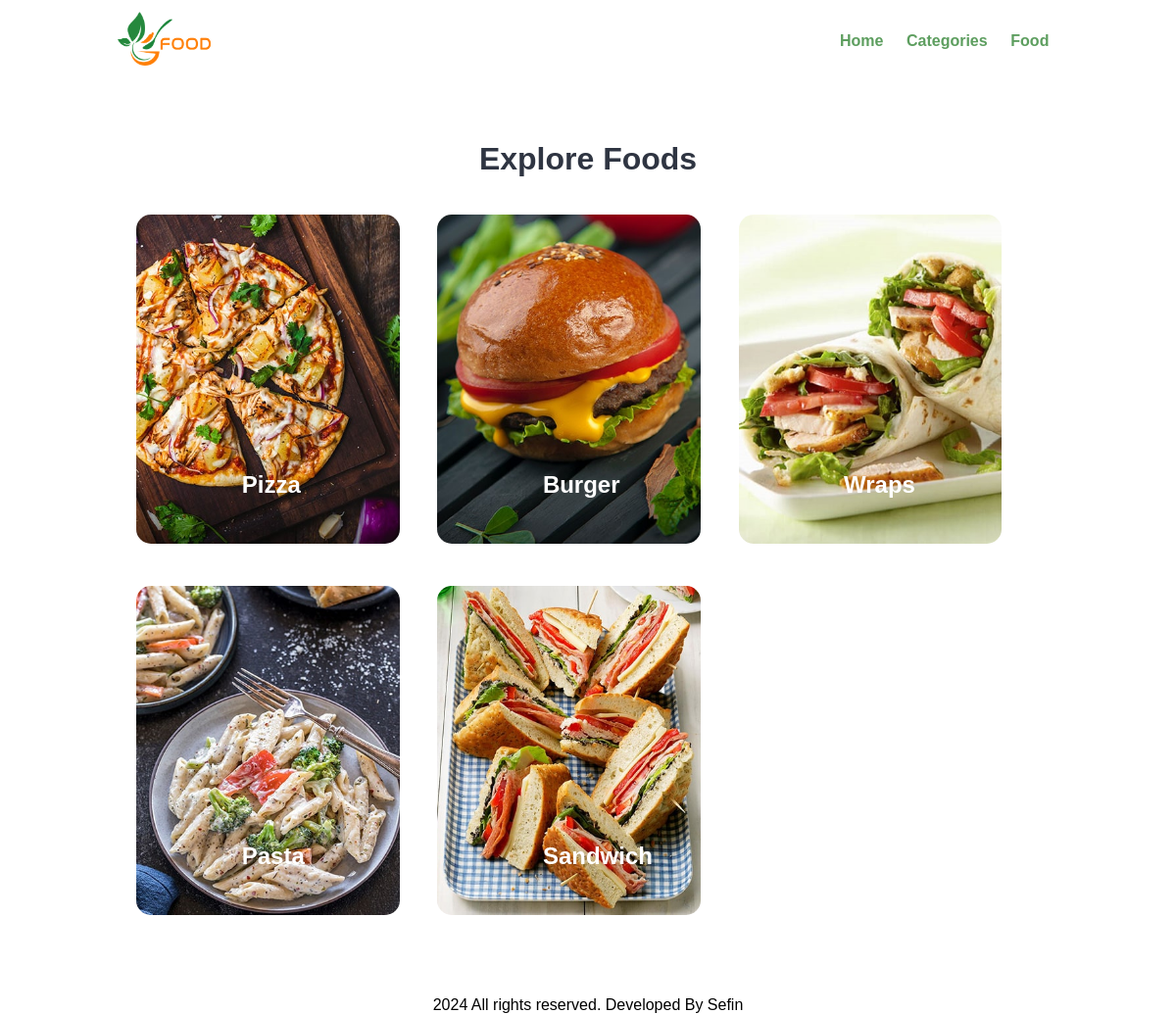
/categories.php, run on the app's committed database.
### tables this page shows
CREATE TABLE `tbl_category` (
  `id` int(10) UNSIGNED NOT NULL,
  `title` varchar(100) NOT NULL,
  `image_name` varchar(255) NOT NULL,
  `featured` varchar(10) NOT NULL,
  `active` varchar(10) NOT NULL
);

### categories.php (the view, shortened to what this page needs)
<?php include('partials-front/menu.php'); ?>
    <section class="categories">
        <div class="container">
            <h2 class="text-center">Explore Foods</h2>
            <?php
                $sql = "SELECT * FROM tbl_category WHERE active='Yes'";
                $res = mysqli_query($conn, $sql);
                $count = mysqli_num_rows($res);
                if($count>0)
                {
                    while($row=mysqli_fetch_assoc($res))
                    {
                        $id = $row['id'];
                        $title = $row['title'];
                        $image_name = $row['image_name'];
                        ?>
                        <a href="<?php echo SITEURL; ?>category-foods.php?category_id=<?php echo $id; ?>">
                            <div class="box-3 float-container">
                                <?php
                                    if($image_name=="")
                                    {
                                        echo "<div class='error'>Image not found.</div>";
                                    }
                                    else
                                    {
                                        ?>
                                        <img src="<?php echo SITEURL; ?>images/category/<?php echo $image_name; ?>" alt="Pizza" class="img-responsive img-curve">
                                        <?php
                                    }
                                ?>
                                <h3 class="float-text text-white"><?php echo $title; ?></h3>
                            </div>
                        </a>
                        <?php
                    }
                }
                else
                {
                    echo "<div class='error'>Category not found.</div>";
                }
            ?>
        </div>
    </section>
    <?php include('partials-front/footer.php'); ?>

### css/style.css (style rules this page uses)
* { margin: 0 0; padding: 0 0; font-family: Arial, Helvetica, sans-serif; }
.container { width: 80%; margin: 0 auto; padding: 1%; overflow: hidden; }
.img-responsive { width: 100%; }
.img-curve { border-radius: 15px; }
.text-center { text-align: center; }
.text-white { color: white; }
a { color: #5d9e5f; text-decoration: none; }
h2 { color: #2f3542; font-size: 2rem; margin-bottom: 2%; }
h3 { font-size: 1.5rem; }
.float-container { position: relative; }
.float-text { position: absolute; bottom: 50px; left: 40%; }
.categories { padding: 4% 0; }
.box-3 { width: 28%; float: left; margin: 2%; }

### data on the page
tbl_category: image_name (picture), title "Pizza"
tbl_category: image_name (picture), title "Burger"
tbl_category: image_name (picture), title "Wraps"
tbl_category: image_name (picture), title "Pasta"
tbl_category: image_name (picture), title "Sandwich"
